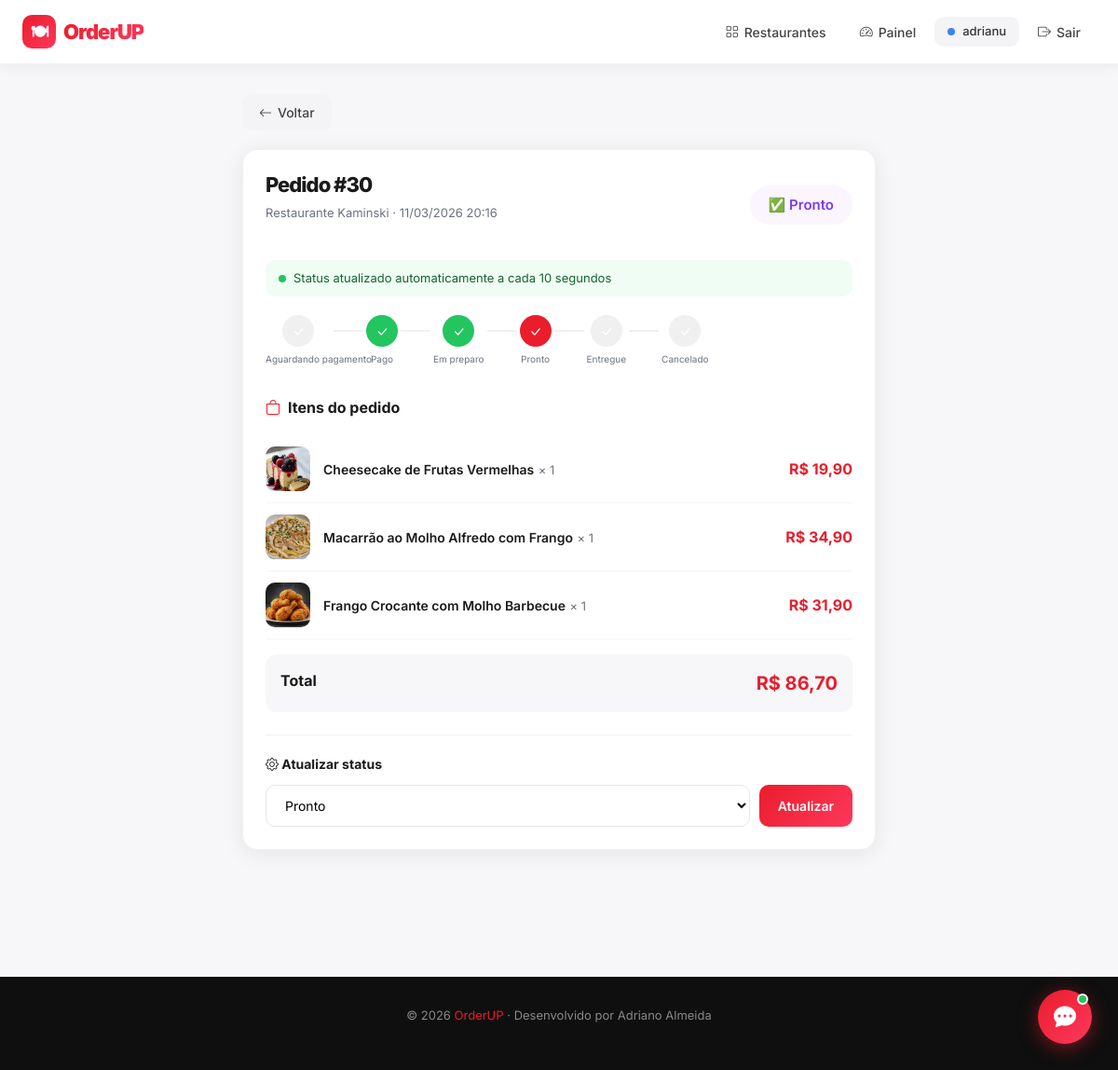
/orders/30/ (signed in), run on the app's committed database.
### myapp/models.py (models this page shows, shortened)
class Order(models.Model):
    ORDER_STATUS = [
        ('PENDING', 'Aguardando pagamento'),
        ('PAID', 'Pago'),
        ('PREPARING', 'Em preparo'),
        ('READY', 'Pronto'),
        ('DELIVERED', 'Entregue'),
        ('CANCELLED', 'Cancelado'),
    ]
    ORDER_TYPE = [
        ('LOCAL', 'Consumo no Local'),
        ('DELIVERY', 'Entrega'),
    ]
    restaurant = models.ForeignKey(
        Restaurant,
        on_delete=models.CASCADE,
        related_name='orders'
    )
    customer = models.ForeignKey(
        User,
        on_delete=models.CASCADE,
        related_name='orders'
    )
    PAYMENT_METHOD = [
        ('pix', 'PIX'),
        ('credito', 'Cartão de Crédito'),
        ('debito', 'Cartão de Débito'),
        ('dinheiro', 'Dinheiro'),
    ]
    order_type = models.CharField(max_length=10, choices=ORDER_TYPE)
    status = models.CharField(
        max_length=20,
        choices=ORDER_STATUS,
        default='PENDING'
    )
    delivery_address = models.CharField(max_length=300, blank=True, null=True)
    delivery_complement = models.CharField(max_length=100, blank=True, null=True)
    delivery_neighborhood = models.CharField(max_length=100, blank=True, null=True)
    delivery_city = models.CharField(max_length=100, blank=True, null=True)
    delivery_cep = models.CharField(max_length=10, blank=True, null=True)
    delivery_phone = models.CharField(max_length=20, blank=True, null=True)
    payment_method = models.CharField(max_length=20, choices=PAYMENT_METHOD, blank=True, null=True)
    payment_id = models.CharField(max_length=200, blank=True, null=True)  # ID do MercadoPago
    paid_at = models.DateTimeField(null=True, blank=True)
    customer_notified = models.BooleanField(default=False)
    last_status_update = models.DateTimeField(auto_now=True)
    created_at = models.DateTimeField(auto_now_add=True)
    @property
    def total(self):
        return sum(
            (item.menu_item.price * item.quantity)
            for item in self.items.all()
        ) or 0

class Restaurant(models.Model):
    name = models.CharField(max_length=200)
    description = models.TextField()
    image = models.ImageField(upload_to='restaurants/', blank=True, null=True)
    owner = models.ForeignKey(User, on_delete=models.CASCADE)
    created_at = models.DateTimeField(auto_now_add=True)
    class Meta:
        ordering = ['-created_at']

class OrderItem(models.Model):
    order = models.ForeignKey(
        Order,
        related_name='items',
        on_delete=models.CASCADE
    )
    menu_item = models.ForeignKey(MenuItem, on_delete=models.CASCADE)
    quantity = models.PositiveIntegerField()

class MenuItem(models.Model):
    restaurant = models.ForeignKey(
        Restaurant,
        on_delete=models.CASCADE,
        related_name='menu_items'
    )
    name = models.CharField(max_length=200)
    description = models.TextField()
    price = models.DecimalField(max_digits=8, decimal_places=2)
    image = models.ImageField(
        upload_to=menu_image_path,
        blank=True,
        null=True
    )
    available = models.BooleanField(default=True)

### myapp/views.py (the view)
@login_required
def order_detail(request, pk):
    order = get_object_or_404(Order, pk=pk)
    if request.method == 'POST' and request.user == order.restaurant.owner:
        order.status = request.POST.get('status')
        order.save()
    return render(request, 'order_detail.html', {'order': order})

### templates/order_detail.html (shortened to what this page needs)
{% extends 'base.html' %}
{% block content %}
<div style="max-width:680px;margin:0 auto">
  <a href="{% url 'my_dashboard' %}" class="btn-gray" style="margin-bottom:20px"><i class="bi bi-arrow-left"></i> Voltar</a>
  <div class="dash-card">
    <div style="display:flex;align-items:center;justify-content:space-between;margin-bottom:24px;flex-wrap:wrap;gap:12px">
      <div>
        <h2 style="font-size:22px;font-weight:800;letter-spacing:-1px">Pedido #{{ order.id }}</h2>
        <p style="color:var(--muted);font-size:13px;margin-top:4px">
          {{ order.restaurant.name }} · {{ order.created_at|date:"d/m/Y H:i" }}
        </p>
      </div>
      {% include 'partials/order_status_badge.html' %}
    </div>
    {% if order.status != 'DELIVERED' and order.status != 'CANCELLED' %}
    <div style="display:flex;align-items:center;gap:8px;padding:10px 14px;background:#f0fdf4;border-radius:10px;margin-bottom:20px;font-size:13px;color:#166534">
      <div style="width:8px;height:8px;border-radius:50%;background:#22c55e;animation:pulse 2s infinite"></div>
      Status atualizado automaticamente a cada 10 segundos
    </div>
    {% endif %}
    <div style="display:flex;align-items:center;overflow-x:auto;padding-bottom:8px;margin-bottom:24px;gap:0">
      {% for value, label in order.ORDER_STATUS %}
      <div style="display:flex;align-items:center;flex-shrink:0">
        <div style="display:flex;flex-direction:column;align-items:center;gap:6px">
          <div style="width:34px;height:34px;border-radius:50%;
            background:{% if order.status == value %}var(--red){% elif forloop.counter <= order.ORDER_STATUS|length %}{% if value == 'PAID' and order.status in 'PAID,PREPARING,READY,DELIVERED' %}#22c55e{% elif value == 'PREPARING' and order.status in 'PREPARING,READY,DELIVERED' %}#22c55e{% elif value == 'READY' and order.status in 'READY,DELIVERED' %}#22c55e{% elif value == 'DELIVERED' and order.status == 'DELIVERED' %}#22c55e{% else %}#f0f0f0{% endif %}{% endif %};
            display:flex;align-items:center;justify-content:center;transition:all .3s">
            <i class="bi bi-check-lg" style="color:#fff;font-size:14px"></i>
          </div>
          <span style="font-size:10px;color:var(--muted);white-space:nowrap;max-width:70px;text-align:center">{{ label }}</span>
        </div>
        {% if not forloop.last %}
        <div style="height:2px;width:32px;background:#f0f0f0;margin:0 3px;margin-bottom:22px;flex-shrink:0"></div>
        {% endif %}
      </div>
      {% endfor %}
    </div>
    <div class="dash-card-title"><i class="bi bi-bag" style="color:var(--red)"></i> Itens do pedido</div>
    {% for item in order.items.all %}
    <div style="display:flex;align-items:center;gap:14px;padding:12px 0;border-bottom:1px solid #f4f4f6">
      {% if item.menu_item.image %}
        <img src="{{ item.menu_item.image.url }}" style="width:48px;height:48px;border-radius:10px;object-fit:cover;flex-shrink:0">
      {% else %}
        <div style="width:48px;height:48px;border-radius:10px;background:#f4f4f6;display:flex;align-items:center;justify-content:center;font-size:20px;flex-shrink:0">🍽</div>
      {% endif %}
      <div style="flex:1">
        <span style="font-weight:600;font-size:14px">{{ item.menu_item.name }}</span>
        <span style="color:var(--muted);font-size:13px"> × {{ item.quantity }}</span>
      </div>
      <span style="font-weight:700;color:var(--red)">R$ {{ item.menu_item.price|floatformat:2 }}</span>
    </div>
    {% endfor %}
    <div style="display:flex;justify-content:space-between;padding:16px;background:#f7f7f9;border-radius:12px;margin-top:16px">
      <strong>Total</strong>
      <strong style="color:var(--red);font-size:20px">R$ {{ order.total|floatformat:2 }}</strong>
    </div>
    {% if user == order.restaurant.owner or user.is_superuser %}
    <div style="margin-top:24px;padding-top:20px;border-top:1px solid #f0f0f0">
      <p style="font-size:14px;font-weight:700;margin-bottom:12px"><i class="bi bi-gear"></i> Atualizar status</p>
      <form method="post" action="{% url 'order_update_status' order.pk %}" style="display:flex;gap:10px;flex-wrap:wrap">
        <select name="status" class="form-control-modern" style="flex:1">
          {% for value, label in order.ORDER_STATUS %}
          <option value="{{ value }}" {% if order.status == value %}selected{% endif %}>{{ label }}</option>
          {% endfor %}
        </select>
        <button type="submit" class="btn-red">Atualizar</button>
      </form>
    </div>
    {% endif %}
  </div>
</div>
{% endblock %}

### templates/base.html (shortened to what this page needs)
{% load static %}
<!DOCTYPE html>
<html lang="pt-br">
<head>
<link href="https://cdn.jsdelivr.net/npm/bootstrap@5.3.2/dist/css/bootstrap.min.css" rel="stylesheet">
<link href="https://cdn.jsdelivr.net/npm/bootstrap-icons@1.11.3/font/bootstrap-icons.min.css" rel="stylesheet">
</head>
<body>
<nav class="navbar-orderup">
  <div class="nav-inner">
    <a href="{% url 'home' %}" class="brand">
      <div class="brand-icon">🍽</div>
      <span>OrderUP</span>
    </a>
    <div class="nav-links">
      {% if user.is_authenticated %}
        <a href="{% url 'restaurant_list' %}" class="nav-btn {% if '/restaurants' in request.path %}active{% endif %}">
          <i class="bi bi-grid"></i><span>Restaurantes</span>
        </a>
        {% if user.profile.user_type == 'empresa' or user.is_superuser %}
          <a href="{% url 'my_dashboard' %}" class="nav-btn {% if 'dashboard' in request.path %}active{% endif %}">
            <i class="bi bi-speedometer2"></i><span>Painel</span>
          </a>
        {% else %}
          <a href="{% url 'my_dashboard' %}" class="nav-btn {% if 'dashboard' in request.path %}active{% endif %}">
            <i class="bi bi-person-circle"></i><span>Meus Pedidos</span>
          </a>
        {% endif %}
        <div class="user-badge">
          {% if user.is_superuser %}
            <span class="dot dot-admin"></span>Admin
          {% elif user.profile.user_type == 'empresa' %}
            <span class="dot dot-empresa"></span>{{ user.username }}
          {% else %}
            <span class="dot dot-cliente"></span>{{ user.username }}
          {% endif %}
        </div>
        <form action="{% url 'logout' %}" method="post" style="margin:0">
          <button type="submit" class="nav-btn">
            <i class="bi bi-box-arrow-right"></i><span>Sair</span>
          </button>
        </form>
      {% else %}
        <a href="{% url 'login' %}" class="nav-btn nav-btn-outline">Entrar</a>
        <a href="{% url 'register' %}" class="nav-btn nav-btn-primary">Cadastrar</a>
      {% endif %}
    </div>
  </div>
</nav>
<div style="max-width:1200px;margin:0 auto;padding:{% if request.path == '/' %}40px{% else %}32px{% endif %} 24px">
  {% block content %}{% endblock %}
</div>
<footer>
  <p>© 2026 <span>OrderUP</span> · Desenvolvido por Adriano Almeida</p>
</footer>
{% if user.is_authenticated %}
<button id="chat-fab" onclick="toggleChat()">
  <i class="bi bi-chat-dots-fill" id="chat-icon"></i>
  <div class="badge-dot"></div>
</button>
{% endif %}
</body>
</html>

### templates/partials/order_status_badge.html
<div id="status-wrap"
     hx-get="/orders/{{ order.pk }}/status-check/"
     hx-trigger="every 10s"
     hx-swap="outerHTML"
     style="display:inline-block">
  <span class="badge-status badge-{{ order.status|lower }}" style="font-size:15px;padding:10px 20px">
    {% if order.status == 'PENDING' %}⏳
    {% elif order.status == 'PAID' %}💳
    {% elif order.status == 'PREPARING' %}👨‍🍳
    {% elif order.status == 'READY' %}✅
    {% elif order.status == 'DELIVERED' %}🎉
    {% elif order.status == 'CANCELLED' %}❌
    {% endif %}
    {{ order.get_status_display }}
  </span>
</div>

### templates/base.html (style rules this page uses)
:root { --red:#EA1D2C;--red2:#FF385C;--dark:#0f0f0f;--dark2:#1a1a1a; --gray:#f4f4f6;--muted:#6b7280;--white:#fff; --radius:16px;--radius-sm:10px; --shadow:0 4px 24px rgba(0,0,0,0.08); --shadow-lg:0 12px 48px rgba(0,0,0,0.14); }
* { margin:0;padding:0;box-sizing:border-box }
body { font-family:'Inter',sans-serif;background:#f7f7f9;color:#1a1a1a;min-height:100vh }
.navbar-orderup { background:#fff;border-bottom:1px solid #f0f0f0;padding:0 0;position:sticky;top:0;z-index:999;box-shadow:0 2px 16px rgba(0,0,0,0.06) }
.nav-inner { max-width:1200px;margin:0 auto;padding:0 24px;display:flex;align-items:center;height:68px;gap:12px }
.brand { font-size:22px;font-weight:900;letter-spacing:-1px;text-decoration:none;display:flex;align-items:center;gap:8px }
.brand .brand-icon { width:36px;height:36px;background:linear-gradient(135deg,var(--red),var(--red2));border-radius:10px;display:flex;align-items:center;justify-content:center;color:#fff;font-size:18px }
.brand span { background:linear-gradient(135deg,var(--red),var(--red2));-webkit-background-clip:text;-webkit-text-fill-color:transparent }
.nav-links { display:flex;align-items:center;gap:4px;margin-left:auto }
.nav-btn { display:flex;align-items:center;gap:6px;padding:8px 16px;border-radius:var(--radius-sm);font-size:14px;font-weight:500;color:#444;text-decoration:none;transition:all .2s;border:none;background:none;cursor:pointer }
.user-badge { display:flex;align-items:center;gap:8px;padding:6px 14px;background:#f4f4f6;border-radius:var(--radius-sm);font-size:13px;font-weight:500;color:#333 }
.user-badge .dot { width:8px;height:8px;border-radius:50%;flex-shrink:0 }
.dot-empresa { background:#3b82f6 }
.btn-red { background:linear-gradient(135deg,var(--red),var(--red2));color:#fff;border:none;padding:10px 20px;border-radius:var(--radius-sm);font-size:14px;font-weight:600;text-decoration:none;display:inline-flex;align-items:center;gap:6px;transition:all .2s;cursor:pointer }
.btn-gray { background:#f4f4f6;color:#444;border:none;padding:9px 18px;border-radius:var(--radius-sm);font-size:14px;font-weight:500;text-decoration:none;display:inline-flex;align-items:center;gap:6px;transition:all .2s;cursor:pointer }
.dash-card { background:#fff;border-radius:var(--radius);padding:24px;box-shadow:var(--shadow);margin-bottom:24px;border:1px solid #f0f0f0 }
.dash-card-title { font-size:16px;font-weight:700;margin-bottom:18px;display:flex;align-items:center;gap:8px }
.badge-status { display:inline-flex;align-items:center;gap:5px;padding:4px 12px;border-radius:100px;font-size:12px;font-weight:600 }
.badge-ready { background:#faf5ff;color:#7c3aed }
.form-control-modern { width:100%;padding:12px 16px;border:1.5px solid #e5e5e5;border-radius:var(--radius-sm);font-size:14px;font-family:'Inter',sans-serif;outline:none;transition:all .2s;background:#fff }
#chat-fab { position:fixed;bottom:28px;right:28px;z-index:9999;width:58px;height:58px;background:linear-gradient(135deg,var(--red),var(--red2));border:none;border-radius:50%;color:#fff;font-size:24px;cursor:pointer;box-shadow:0 4px 20px rgba(234,29,44,0.5);display:flex;align-items:center;justify-content:center;transition:all .3s }
#chat-fab .badge-dot { position:absolute;top:4px;right:4px;width:12px;height:12px;background:#22c55e;border-radius:50%;border:2px solid #fff }
footer { background:#0f0f0f;color:rgba(255,255,255,0.5);padding:32px 24px;text-align:center;font-size:13px;margin-top:80px }
footer span { color:var(--red) }

### data on the page
Order: id "30", restaurant.name "Restaurante Kaminski", created_at "11/03/2026 20:16", status "Pronto", total "86,70"
OrderItem: menu_item.image (picture), menu_item.name "Cheesecake de Frutas Vermelhas", quantity "1", menu_item.price "19,90"
OrderItem: menu_item.image (picture), menu_item.name "Macarrão ao Molho Alfredo com Frango", quantity "1", menu_item.price "34,90"
OrderItem: menu_item.image (picture), menu_item.name "Frango Crocante com Molho Barbecue", quantity "1", menu_item.price "31,90"

### other printed values
{{ user.username }} "adrianu"
{{ label }} "Aguardando pagamento" "Pago" "Em preparo" "Pronto" "Entregue" "Cancelado"
